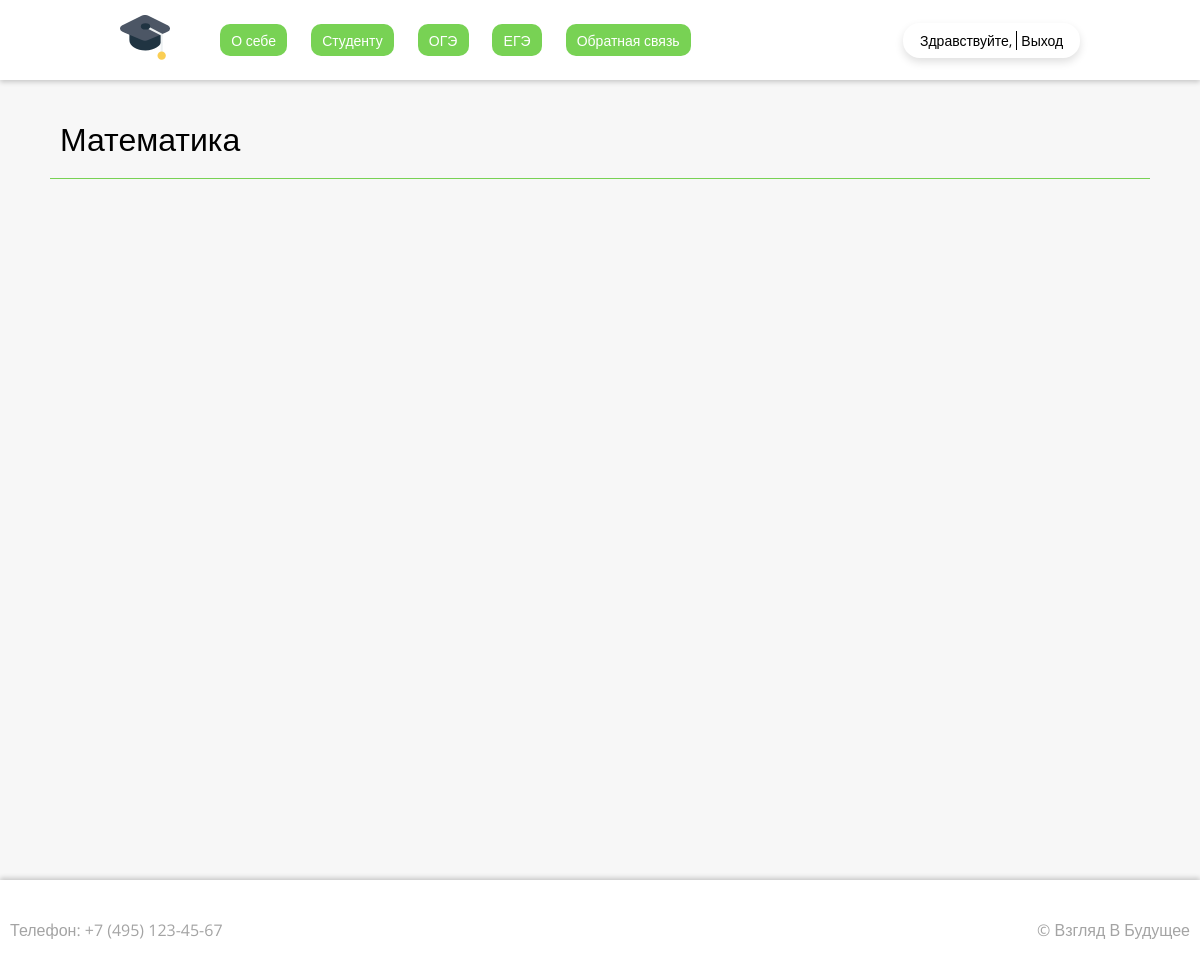
The app's page /polls/ (signed in), older data.
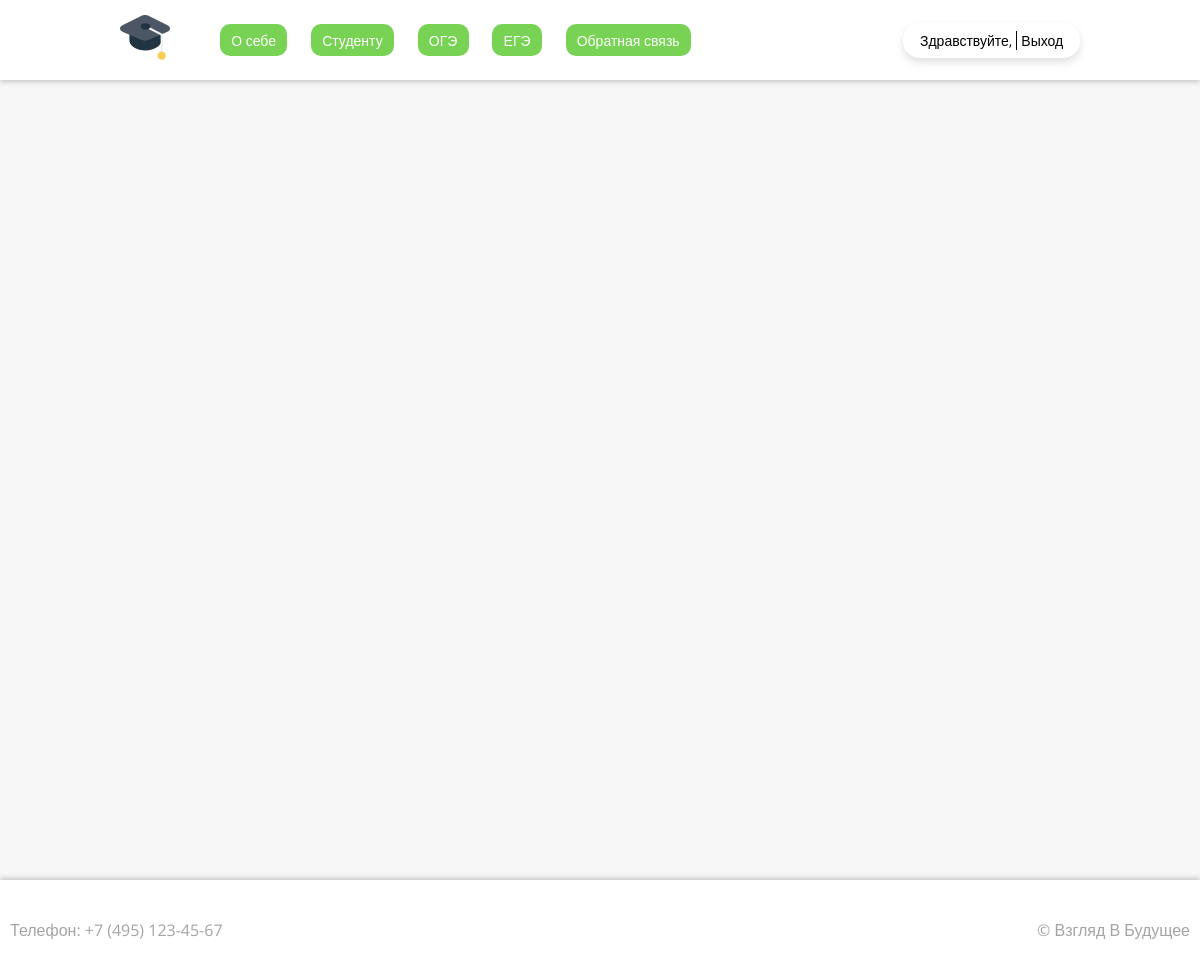
The same page, newer data.
### polls/models.py (models this page shows, shortened)
class Profile(models.Model):
    id = models.UUIDField(primary_key=True, default=uuid.uuid4, editable=False)
    name = models.CharField(max_length=200, verbose_name='Название теста')
    class Meta:
        verbose_name = 'Тесты'
        verbose_name_plural = 'Тесты'
    def get_absolute_url(self):
        return reverse('book_detail', kwargs={'pk': str(self.pk)})

### polls/views.py (the view)
# urls.py: path('', PollsListView.as_view(), name='polls'),
class PollsListView(LoginRequiredMixin, ListView):
    model = Profile
    context_object_name = 'polls_list'
    template_name = 'polls/list_polls.html'
    login_url = 'login'

### content/templates/polls/list_polls.html (shortened to what this page needs)
{% extends 'base.html' %}
{% load static %}
{% block style %}<link rel="stylesheet" type="text/css" href="{% static 'css/polls_style.css' %}">{% endblock style %}
{% block content %}
    <section class="polls">
        {% for polls in polls_list %}
            <div class="test-link">
                <h2><a href="{{ polls.get_absolute_url }}">{{ polls.name }}</a></h2>
            </div>
        {% endfor %}
    </section>
{% endblock content %}

Row changes from the older to the newer data that the page shows:
removed Profile: name "Математика"
